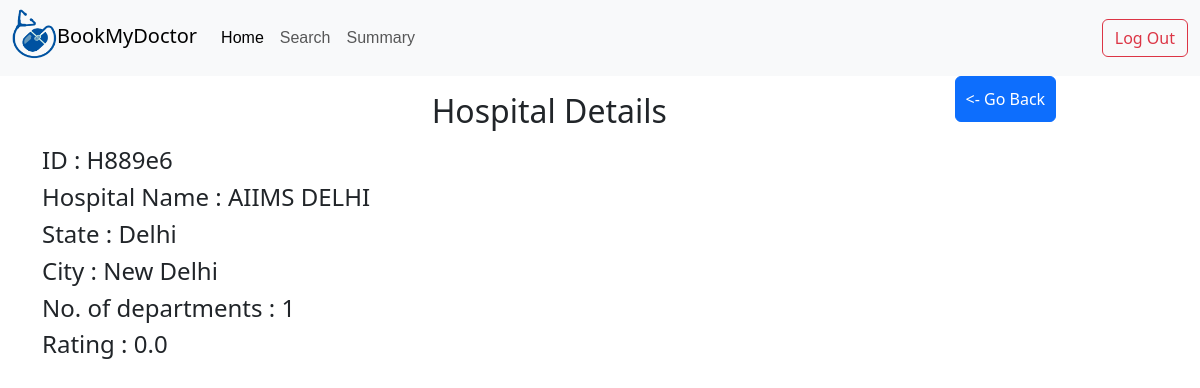
Screenshot of /H889e6/hospital/details with the database file from the repository.
### application/models.py (models this page shows)
class Hospital(db.Model):
    id=db.Column(db.String(),primary_key=True)
    name=db.Column(db.String())
    state=db.Column(db.String())
    city=db.Column(db.String())
    nDept=db.Column(db.Integer,default=0)
    rating=db.Column(db.Float,default=0)
    departments=db.relationship('Department',backref='hospital')

### application/controllers.py (the view)
@app.route('/<hId>/hospital/details')
def hospitalDetails(hId):
    return render_template('hospital_details.html',Hospital=Hospital.query.get(hId))

### templates/hospital_details.html (shortened to what this page needs)
{%extends 'adminbase.html'%}
{%block content%}
<div class="d-flex justify-content-around">
   <h2 class="text-center mt-3 mb-3">Hospital Details</h2>
<div>
   <a type="button" class="btn btn-primary" href="/admin/dashboard" ><- Go Back </a>
 </div>
</div>
<div class="container">
   <h4>ID : {{Hospital.id}}</h4>
   <h4>Hospital Name : {{Hospital.name}}</h4>
   <h4>State : {{Hospital.state}}</h4>
   <h4>City : {{Hospital.city}}</h4>
   <h4>No. of departments : {{Hospital.nDept}}</h4>
   <h4>Rating : {{Hospital.rating}}</h4>
   </div>
{%endblock%}

### static/detailsbase.css (style rules this page uses)
.btn.btn.btn-primary { padding: 10px; }

### rows the page displays
Hospital: id "H889e6", name "AIIMS DELHI", state "Delhi", city "New Delhi", nDept "1", rating "0.0"
